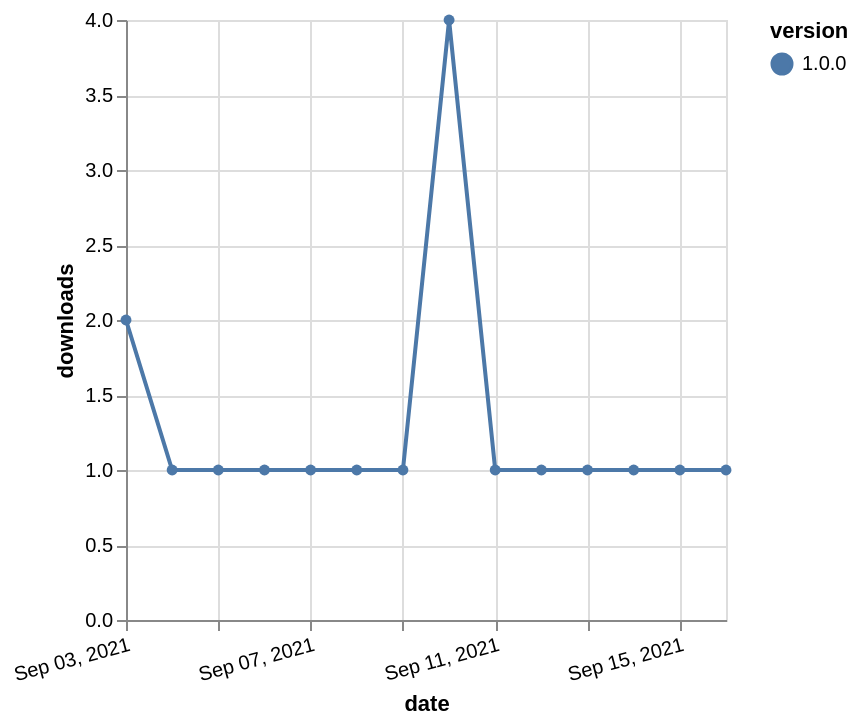

Specify this chart in Vega-Lite:
### Vega-Lite specification from a JSON file in a GitHub repository (floating-point values rounded to 4 significant figures)
{"$schema": "https://vega.github.io/schema/vega-lite/v5.json", "description": "A simple bar chart with embedded data.", "data": {"values": [{"date": "2021-09-03", "total": 118, "delta": 2, "version": "1.0.0"}, {"date": "2021-09-04", "total": 119, "delta": 1, "version": "1.0.0"}, {"date": "2021-09-05", "total": 120, "delta": 1, "version": "1.0.0"}, {"date": "2021-09-06", "total": 121, "delta": 1, "version": "1.0.0"}, {"date": "2021-09-07", "total": 122, "delta": 1, "version": "1.0.0"}, {"date": "2021-09-08", "total": 123, "delta": 1, "version": "1.0.0"}, {"date": "2021-09-09", "total": 124, "delta": 1, "version": "1.0.0"}, {"date": "2021-09-10", "total": 128, "delta": 4, "version": "1.0.0"}, {"date": "2021-09-11", "total": 129, "delta": 1, "version": "1.0.0"}, {"date": "2021-09-12", "total": 130, "delta": 1, "version": "1.0.0"}, {"date": "2021-09-13", "total": 131, "delta": 1, "version": "1.0.0"}, {"date": "2021-09-14", "total": 132, "delta": 1, "version": "1.0.0"}, {"date": "2021-09-15", "total": 133, "delta": 1, "version": "1.0.0"}, {"date": "2021-09-16", "total": 134, "delta": 1, "version": "1.0.0"}]}, "width": "container", "mark": {"type": "line", "point": {"filled": true}}, "encoding": {"x": {"field": "date", "type": "temporal", "timeUnit": "yearmonthdate", "title": "date", "axis": {"labelAngle": -15}}, "y": {"field": "delta", "type": "quantitative", "title": "downloads"}, "color": {"field": "version", "type": "nominal"}, "tooltip": {"field": "delta"}}}
